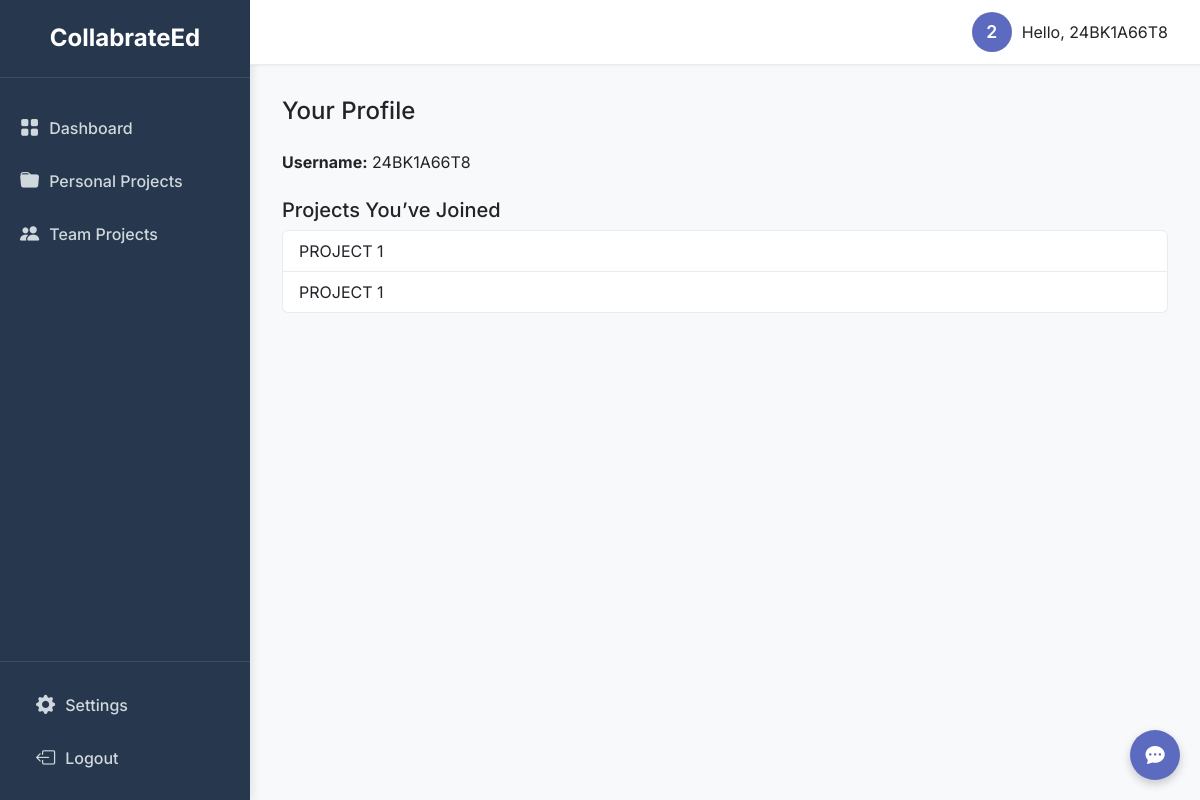
The app's page /profile (signed in) with its own data.
### models.py (models this page shows)
class User(db.Model):
    id = db.Column(db.Integer, primary_key=True)
    username = db.Column(db.String(80), unique=True, nullable=False)
    password = db.Column(db.String(120), nullable=False)
    projects = db.relationship("Project", backref="owner", lazy=True)
    messages = db.relationship("Message", backref="sender", lazy=True)
    notes = db.relationship("Note", backref="author", lazy=True)
    assigned_tasks = db.relationship(
        "Task",
        backref="assignee",
        lazy=True,
        foreign_keys="Task.assigned_to"
    )
    submitted_tasks = db.relationship(
        "Task",
        backref="submitter_user",
        lazy=True,
        foreign_keys="Task.submitted_by"
    )

class Project(db.Model):
    id = db.Column(db.Integer, primary_key=True)
    name = db.Column(db.String(100), nullable=False)
    owner_id = db.Column(db.Integer, db.ForeignKey("user.id"), nullable=False)
    is_team = db.Column(db.Boolean, default=False)
    notes = db.relationship("Note", backref="project", lazy=True)
    messages = db.relationship("Message", backref="project", lazy=True)
    tasks = db.relationship("Task", backref="project", lazy=True)

### app.py (the view)
@app.route("/profile")
def profile():
    if "user_id" not in session:
        return redirect(url_for("login"))
    user = User.query.get(session["user_id"])
    memberships = ProjectMember.query.filter_by(user_id=user.id).all()
    projects = [Project.query.get(m.project_id) for m in memberships]
    return render_template("profile.html", user=user, projects=projects)

### app.py (called while the page is built)
@app.before_request
def load_logged_in_user():
    user_id = session.get("user_id")
    if user_id is None:
        g.user = None
    else:
        g.user = User.query.get(user_id)

### templates/profile.html
{% extends "base.html" %}
{% block content %}
<h4 class="mb-4">Your Profile</h4>
<p><strong>Username:</strong> {{ user.username }}</p>
<h5 class="mt-4">Projects You’ve Joined</h5>
<ul class="list-group">
  {% for project in projects %}
    <li class="list-group-item">{{ project.name }}</li>
  {% else %}
    <li class="list-group-item text-muted">You haven’t joined any projects yet.</li>
  {% endfor %}
</ul>
{% endblock %}

### templates/base.html (shortened to what this page needs)
<!DOCTYPE html>
<html lang="en">
<head>
  <link href="https://cdn.jsdelivr.net/npm/bootstrap@5.3.0/dist/css/bootstrap.min.css" rel="stylesheet">
  <link rel="stylesheet" href="https://cdn.jsdelivr.net/npm/bootstrap-icons@1.10.5/font/bootstrap-icons.css">
  <link rel="stylesheet" href="{{ url_for('static', filename='style.css') }}">
</head>
<body>
  <div class="app-container">
    <nav class="sidebar flex-shrink-0">
        <h4 class="brand-title-lg">CollabrateEd</h4>
        <ul class="nav flex-column sidebar-nav">
          <li class="nav-item">
            <a href="/dashboard" class="nav-link" title="Dashboard"><i class="bi bi-grid-fill"></i> Dashboard</a>
          </li>
          <li class="nav-item">
            <a href="{{ url_for('dashboard') }}#personal-projects" class="nav-link" title="Personal Projects"><i class="bi bi-folder-fill"></i> Personal Projects</a>
          </li>
          <li class="nav-item">
            <a href="/team-projects" class="nav-link" title="Team Projects"><i class="bi bi-people-fill"></i> Team Projects</a>
          </li>
        </ul>
        <ul class="nav flex-column nav-footer">
          <li class="nav-item">
            <a href="#" class="nav-link" title="Settings"><i class="bi bi-gear-fill"></i> Settings</a>
          </li>
          <li class="nav-item logout-link">
            <a href="/logout" class="nav-link" title="Logout"><i class="bi bi-box-arrow-left"></i> Logout</a>
          </li>
        </ul>
    </nav>
    <div class="main-content">
      <nav class="top-header">
        <a href="/profile" class="user-profile" title="View Profile">
            <div class="user-avatar">
                {% if g.user and g.user.username %}
                {{ g.user.username[0].upper() }}
                {% else %}
                <i class="bi bi-person"></i>
                {% endif %}
            </div>
            <span>Hello, {{ g.user.username if g.user and g.user.username else 'User' }}</span>
        </a>
      </nav>
      <main class="main-panel flex-grow-1">
        {% block content %}{% endblock %}
      </main>
    </div>
  </div> <button id="chat-toggle" class="chat-widget-toggle btn btn-icon">
    <i class="bi bi-chat-dots-fill"></i>
  </button>
</body>
</html>

### static/style.css (style rules this page uses)
:root { --primary-color: #5C6BC0; --primary-hover: #4755a5; --secondary-color: #00BFA5; --light-color: #FFFFFF; --bg-color: #F8F9FA; --card-bg: #FFFFFF; --sidebar-bg: #27374D; --sidebar-link: #CFD8DC; --text-dark: #212529; --text-muted: #6C757D; --border-color: #E9ECEF; --chat-bg: #F0F4F8; }
body { font-family: 'Inter', sans-serif; background-color: var(--bg-color); color: var(--text-dark); display: flex; min-height: 100vh; margin: 0; }
.app-container { display: flex; width: 100%; min-height: 100vh; position: relative; }
.sidebar { width: 250px; min-width: 250px; background-color: var(--sidebar-bg); color: var(--sidebar-link); padding: 0; box-shadow: 2px 0 10px rgba(0, 0, 0, 0.1); display: flex; flex-direction: column; position: sticky; top: 0; height: 100vh; }
.sidebar .brand-title-lg { color: var(--light-color); font-weight: 700; font-size: 1.5rem; padding: 1.5rem; text-align: center; border-bottom: 1px solid rgba(255, 255, 255, 0.1); }
.sidebar-nav { flex-grow: 1; padding: 1rem 0; }
.sidebar .nav-link { color: var(--sidebar-link); padding: 12px 20px; display: flex; align-items: center; gap: 10px; font-size: 1rem; font-weight: 500; transition: all 0.2s ease; }
.sidebar .nav-link i { font-size: 1.2rem; }
.sidebar .nav-footer { padding: 1rem; border-top: 1px solid rgba(255, 255, 255, 0.1); }
.main-content { flex-grow: 1; display: flex; flex-direction: column; }
.top-header { background-color: var(--light-color); border-bottom: 1px solid var(--border-color); box-shadow: 0 1px 3px rgba(0, 0, 0, 0.05); padding: 0.75rem 2rem; display: flex; justify-content: flex-end; align-items: center; position: sticky; top: 0; z-index: 1000; }
.user-profile { display: flex; align-items: center; gap: 10px; text-decoration: none; color: var(--text-dark); }
.user-avatar { width: 40px; height: 40px; background-color: var(--primary-color); color: var(--light-color); border-radius: 50%; display: flex; justify-content: center; align-items: center; font-weight: 600; font-size: 1.1rem; }
.main-panel { background-color: var(--bg-color); padding: 2rem; flex-grow: 1; }
.list-group-item { background-color: var(--card-bg); border-color: var(--border-color); color: var(--text-dark); }
.btn-icon { display: inline-flex; align-items: center; justify-content: center; padding: 0.5rem; font-size: 1.2rem; }
.chat-widget-toggle { position: fixed; bottom: 20px; right: 20px; z-index: 1050; background-color: var(--primary-color); color: var(--light-color); border: none; border-radius: 50%; width: 50px; height: 50px; box-shadow: 0 4px 10px rgba(0, 0, 0, 0.2); transition: all 0.3s ease; }

### records on screen
User: user "2", user "24BK1A66T8", username "24BK1A66T8"
Project: name "PROJECT 1"
Project: name "PROJECT 1"
